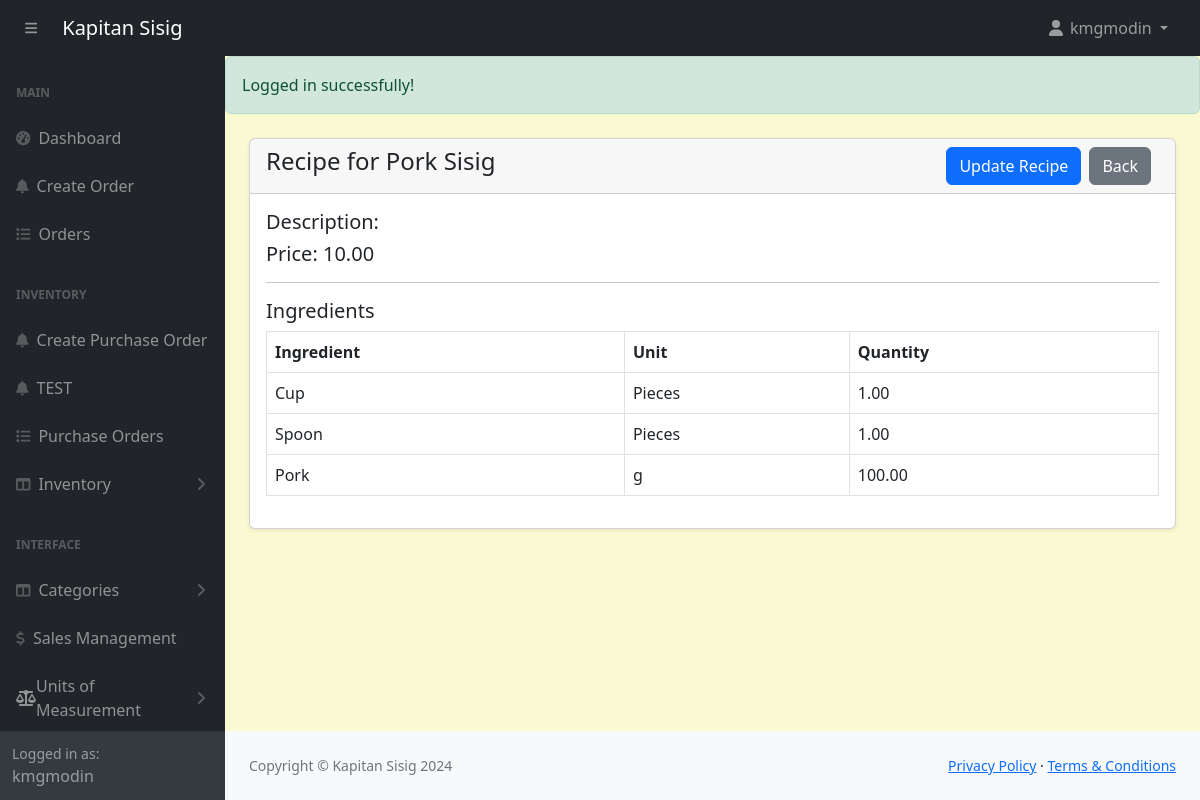
Page /POS-System-KapitanSisig/admin/recipe-view.php?id=6 (signed in) on the committed database.
### tables this page shows
CREATE TABLE `products` (
  `id` int(11) NOT NULL,
  `category_id` int(11) NOT NULL,
  `productname` varchar(191) NOT NULL,
  `description` varchar(191) NOT NULL,
  `price` decimal(10,2) NOT NULL,
  `image` varchar(255) NOT NULL,
  `created_at` date NOT NULL DEFAULT current_timestamp(),
  `quantity` int(11) NOT NULL
);

CREATE TABLE `recipe_ingredients` (
  `id` int(11) NOT NULL,
  `recipe_id` int(11) NOT NULL,
  `ingredient_id` int(11) NOT NULL,
  `quantity` decimal(10,2) NOT NULL,
  `unit_id` int(11) NOT NULL
);

CREATE TABLE `ingredients` (
  `id` int(11) NOT NULL,
  `name` varchar(191) NOT NULL,
  `unit_id` int(11) DEFAULT NULL,
  `category` varchar(191) NOT NULL,
  `price` decimal(10,2) DEFAULT NULL,
  `quantity` decimal(10,2) NOT NULL
);

CREATE TABLE `units_of_measure` (
  `id` int(11) NOT NULL,
  `category_id` int(11) DEFAULT NULL,
  `uom_name` varchar(255) DEFAULT NULL,
  `type` enum('reference','bigger','smaller') DEFAULT NULL,
  `ratio` decimal(10,5) DEFAULT NULL,
  `active` tinyint(1) DEFAULT 1,
  `rounding_precision` decimal(10,5) DEFAULT NULL
);

### POS-System-KapitanSisig/admin/recipe-view.php (the view, shortened to what this page needs)
<?php
include('includes/header.php');
if (isset($_SESSION['message'])): ?>
    <div class="alert alert-success">
        <?= htmlspecialchars($_SESSION['message']); ?>
    </div>
<?php endif; ?>
<?php
if (isset($_GET['id'])) {
    $productId = $_GET['id'];
    $productQuery = "SELECT * FROM products WHERE id = '$productId' LIMIT 1";
    $productResult = mysqli_query($conn, $productQuery);
    $product = mysqli_fetch_assoc($productResult);
    $recipeQuery = "SELECT r.id AS recipe_id
                    FROM recipes r
                    WHERE r.product_id = '$productId'
                    LIMIT 1";
    $recipeResult = mysqli_query($conn, $recipeQuery);
    if ($recipeResult && mysqli_num_rows($recipeResult) > 0) {
        $recipe = mysqli_fetch_assoc($recipeResult);
        $recipeId = $recipe['recipe_id'];
        $ingredientQuery = "
            SELECT i.name AS ingredient_name, ri.quantity, u.uom_name AS unit_name, i.category
            FROM recipe_ingredients ri
            JOIN ingredients i ON ri.ingredient_id = i.id
            JOIN units_of_measure u ON ri.unit_id = u.id
            WHERE ri.recipe_id = '$recipeId'
            ORDER BY i.category, i.name
            ";
        $ingredientResult = mysqli_query($conn, $ingredientQuery);
    } else {
        $ingredientResult = null;
    }
}
?>
<div class="container-fluid px-4 pb-4">
    <div class="card mt-4 shadow-sm">
        <div class="card-header">
            <h4 class="mb-0">Recipe for <?= htmlspecialchars($product['productname']); ?>
                <a href="products.php" class="btn btn-secondary float-end me-2">Back</a>
                <?php if (isset($recipeId)): ?>
                    <a href="recipe-edit.php?id=<?= urlencode($recipeId); ?>" class="btn btn-primary float-end me-2">Update Recipe</a>
                <?php endif; ?>
            </h4>
        </div>
        <div class="card-body">
            <h5>Description: <?= htmlspecialchars($product['description']); ?></h5>
            <h5>Price: <?= htmlspecialchars($product['price']); ?></h5>
            <hr />
            <h5>Ingredients</h5>
            <table class="table table-bordered">
                <thead>
                    <tr>
                        <th>Ingredient</th>
                        <th>Unit</th>
                        <th>Quantity</th>
                    </tr>
                </thead>
                <tbody>
                    <?php if (isset($ingredientResult) && mysqli_num_rows($ingredientResult) > 0): ?>
                        <?php while ($row = mysqli_fetch_assoc($ingredientResult)): ?>
                            <tr>
                                <td><?= htmlspecialchars($row['ingredient_name']); ?></td>
                                <td><?= htmlspecialchars($row['unit_name']); ?></td>
                                <td><?= htmlspecialchars($row['quantity']); ?></td>
                            </tr>
                        <?php endwhile; ?>
                    <?php else: ?>
                        <tr>
                            <td colspan="3">No ingredients found for this product. <?= isset($recipeId) ? "A recipe exists, but no ingredients have been added." : "No recipe exists for this product."; ?></td>
                        </tr>
                    <?php endif; ?>
                </tbody>
            </table>
        </div>
    </div>
</div>
<?php include('includes/footer.php'); ?>

### POS-System-KapitanSisig/admin/assets/css/custom.css (style rules this page uses)
body { margin: 0; font-family: system-ui, -apple-system, "Segoe UI", Roboto, "Helvetica Neue", "Noto Sans", "Liberation Sans", Arial, sans-serif; font-size: 1rem; font-weight: 400; line-height: 1.5; color: #212529; text-align: left; background-color: #FAFAD2; -webkit-text-size-adjust: 100%; -webkit-tap-highlight-color: rgba(0, 0, 0, 0); }

### rows in the picture
products: productname "Pork Sisig", price "10.00"
recipe_ingredients: ingredient.name "Cup", units_of_measure.uom_name "Pieces", quantity "1.00"
recipe_ingredients: ingredient.name "Spoon", units_of_measure.uom_name "Pieces", quantity "1.00"
recipe_ingredients: ingredient.name "Pork", units_of_measure.uom_name "g", quantity "100.00"

### other values in the picture
$_SESSION['loggedInUser']['username'] "kmgmodin"
$_SESSION['message'] "Logged in successfully!"
